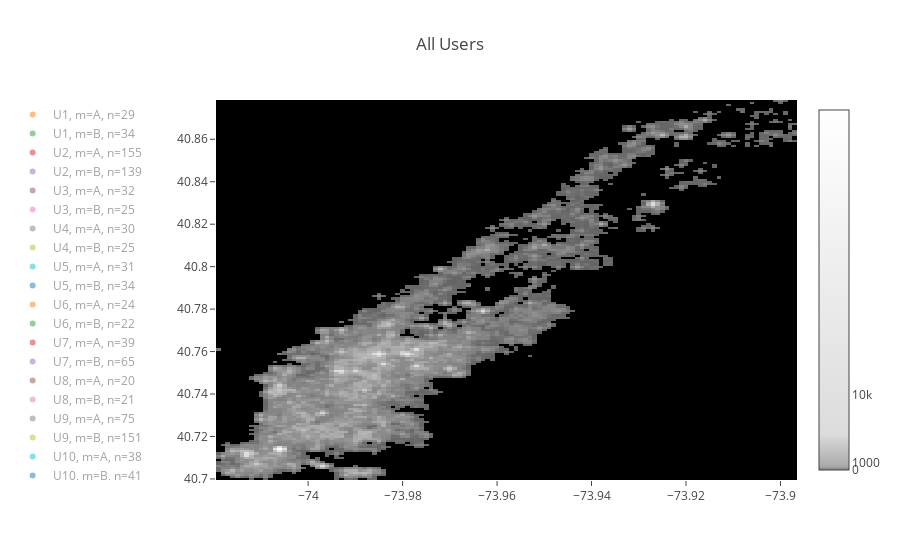

The cell this chart's notebook holds for it:
### Markdown cell above
## Visualize

### Code cell
from kde.location_project.cmp import (
    calc_cmp,
    plot_scatter
)

plot_scatter(mpp=mpp, df=pop_deduped)
